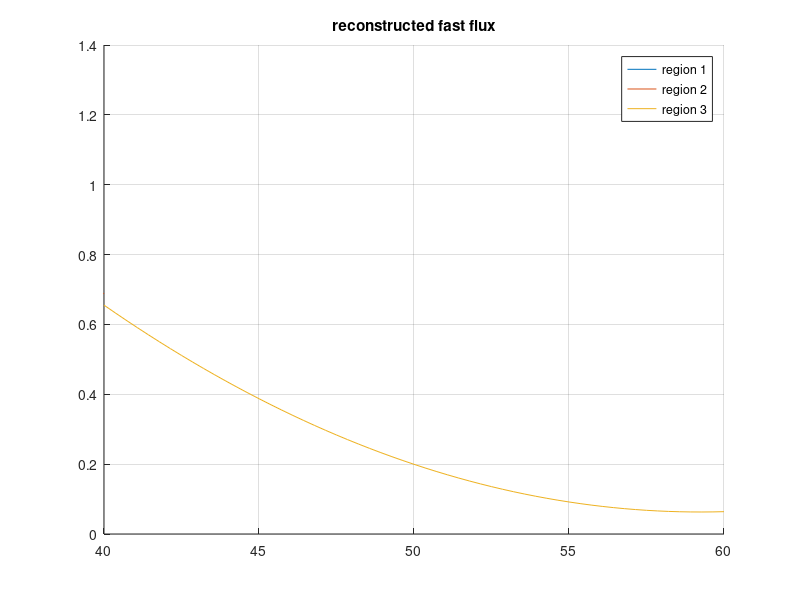
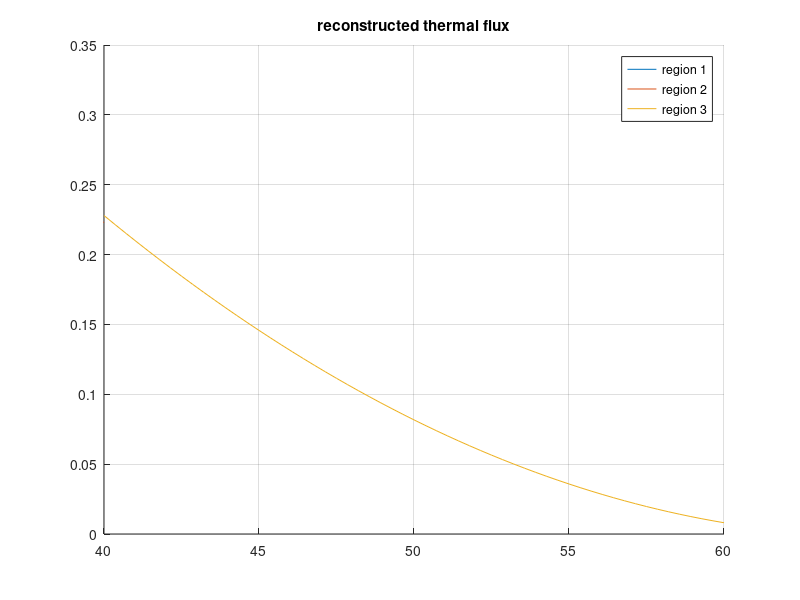
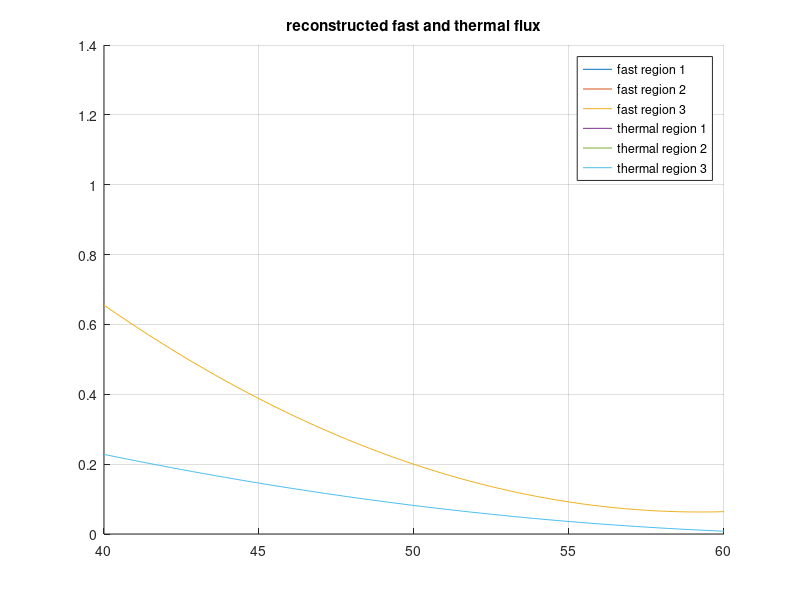

MATLAB code for these plots, in order:
% In this script, the approximated flux shape is tested.  It has been
% approximated with three piecewise quadratic functions. 
%% Fast flux
% Region 1:
% y = +1.5593897658139900E-03x2 -1.3533502228265900E-03x +6.3255899575709700E-02
% Region 2:
% y = -4.4443431764232400E-03x2 +2.6590845920514000E-01x -2.8376294939004300E+00
% Region 3:
% y = +1.6006807673739400E-03x2 -1.8963240555487500E-01x +5.6794357067491300E+00 

reg1 =@(x) +1.5593897658139900E-03*x.^2 ...
           -1.3533502228265900E-03*x ...
           +6.3255899575709700E-02;
reg2 =@(x) -4.4443431764232400E-03*x.^2 ...
           +2.6590845920514000E-01*x ...
           -2.8376294939004300E+00;
reg3 =@(x) +1.6006807673739400E-03*x.^2 ...
           -1.8963240555487500E-01*x ...
           +5.6794357067491300E+00;

figure(99); 
hold on;
fplot(reg1,[ 0 20]);
fplot(reg2,[20 40]);
fplot(reg3,[40 60]);
title('reconstructed fast flux');
legend('region 1','region 2','region 3');
hold off;
grid on;

% to fit everything in the same plot
figure(101); 
hold on;
fplot(reg1,[ 0 20]);
fplot(reg2,[20 40]);
fplot(reg3,[40 60]);

%% Thermal flux
% Region 1:
% y = +3.7420664087460500E-04x2 +3.2444814149334100E-03x +1.2139249518777500E-02
% Region 2:
% y = -1.2351628643713800E-03x2 +7.3932137536755800E-02x -7.5807942857102300E-01
% Region 3:
% y = +3.6321032591887700E-04x2 -4.7314818437341200E-02x +1.5394028032516800E+00


reg1 =@(x) +3.7420664087460500E-04*x.^2 ...
           +3.2444814149334100E-03*x ...
           +1.2139249518777500E-02;
reg2 =@(x) -1.2351628643713800E-03*x.^2 ...
           +7.3932137536755800E-02*x ...
           -7.5807942857102300E-01;
reg3 =@(x) +3.6321032591887700E-04*x.^2 ...
           -4.7314818437341200E-02*x ...
           +1.5394028032516800E+00;

figure(100); 
hold on;
fplot(reg1,[ 0 20]);
fplot(reg2,[20 40]);
fplot(reg3,[40 60]);
title('reconstructed thermal flux');
legend('region 1','region 2','region 3');
hold off;
grid on;

% to fit everything in the same plot
figure(101); 
fplot(reg1,[ 0 20]);
fplot(reg2,[20 40]);
fplot(reg3,[40 60]);
title('reconstructed fast and thermal flux');
legend('fast region 1','fast region 2','fast region 3',...
  'thermal region 1','thermal region 2','thermal region 3');
hold off;
grid on;